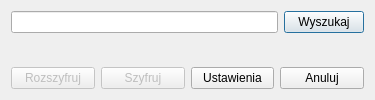
<?xml version="1.0" encoding="UTF-8"?>
<ui version="4.0">
 <class>Dialog</class>
 <widget class="QDialog" name="Dialog">
  <property name="geometry">
   <rect>
    <x>0</x>
    <y>0</y>
    <width>375</width>
    <height>100</height>
   </rect>
  </property>
  <property name="windowTitle">
   <string>Dialog</string>
  </property>
  <layout class="QGridLayout" name="gridLayout">
   <item row="0" column="1">
    <widget class="QPushButton" name="btnSearch">
     <property name="text">
      <string>Wyszukaj</string>
     </property>
    </widget>
   </item>
   <item row="0" column="0">
    <widget class="QLineEdit" name="lineEdit">
     <property name="readOnly">
      <bool>true</bool>
     </property>
    </widget>
   </item>
   <item row="2" column="0" colspan="2">
    <layout class="QHBoxLayout" name="horizontalLayout">
     <item>
      <widget class="QPushButton" name="btnDecipher">
       <property name="enabled">
        <bool>false</bool>
       </property>
       <property name="text">
        <string>Rozszyfruj</string>
       </property>
      </widget>
     </item>
     <item>
      <widget class="QPushButton" name="btnCipher">
       <property name="enabled">
        <bool>false</bool>
       </property>
       <property name="text">
        <string>Szyfruj</string>
       </property>
      </widget>
     </item>
     <item>
      <widget class="QPushButton" name="btnSettings">
       <property name="enabled">
        <bool>true</bool>
       </property>
       <property name="text">
        <string>Ustawienia</string>
       </property>
      </widget>
     </item>
     <item>
      <widget class="QPushButton" name="btnCancel">
       <property name="text">
        <string>Anuluj</string>
       </property>
      </widget>
     </item>
    </layout>
   </item>
   <item row="1" column="0">
    <spacer name="verticalSpacer">
     <property name="orientation">
      <enum>Qt::Vertical</enum>
     </property>
     <property name="sizeHint" stdset="0">
      <size>
       <width>20</width>
       <height>40</height>
      </size>
     </property>
    </spacer>
   </item>
  </layout>
 </widget>
 <resources/>
 <connections/>
</ui>
